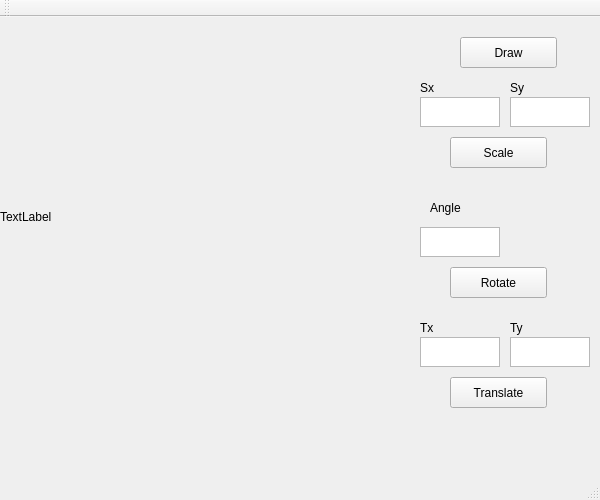
<?xml version="1.0" encoding="UTF-8"?>
<ui version="4.0">
 <class>MainWindow</class>
 <widget class="QMainWindow" name="MainWindow">
  <property name="geometry">
   <rect>
    <x>0</x>
    <y>0</y>
    <width>600</width>
    <height>500</height>
   </rect>
  </property>
  <property name="windowTitle">
   <string>MainWindow</string>
  </property>
  <widget class="QWidget" name="centralWidget">
   <widget class="QLabel" name="label">
    <property name="geometry">
     <rect>
      <x>0</x>
      <y>0</y>
      <width>400</width>
      <height>400</height>
     </rect>
    </property>
    <property name="text">
     <string>TextLabel</string>
    </property>
   </widget>
   <widget class="QPushButton" name="pushButton">
    <property name="geometry">
     <rect>
      <x>460</x>
      <y>20</y>
      <width>97</width>
      <height>31</height>
     </rect>
    </property>
    <property name="text">
     <string>Draw</string>
    </property>
   </widget>
   <widget class="QPlainTextEdit" name="Sx">
    <property name="geometry">
     <rect>
      <x>420</x>
      <y>80</y>
      <width>80</width>
      <height>30</height>
     </rect>
    </property>
   </widget>
   <widget class="QPlainTextEdit" name="Sy">
    <property name="geometry">
     <rect>
      <x>510</x>
      <y>80</y>
      <width>80</width>
      <height>30</height>
     </rect>
    </property>
   </widget>
   <widget class="QPushButton" name="scale_button">
    <property name="geometry">
     <rect>
      <x>450</x>
      <y>120</y>
      <width>97</width>
      <height>31</height>
     </rect>
    </property>
    <property name="text">
     <string>Scale</string>
    </property>
   </widget>
   <widget class="QLabel" name="label_2">
    <property name="geometry">
     <rect>
      <x>420</x>
      <y>60</y>
      <width>65</width>
      <height>21</height>
     </rect>
    </property>
    <property name="text">
     <string>Sx</string>
    </property>
   </widget>
   <widget class="QLabel" name="label_3">
    <property name="geometry">
     <rect>
      <x>510</x>
      <y>60</y>
      <width>65</width>
      <height>21</height>
     </rect>
    </property>
    <property name="text">
     <string>Sy</string>
    </property>
   </widget>
   <widget class="QLabel" name="label_4">
    <property name="geometry">
     <rect>
      <x>430</x>
      <y>180</y>
      <width>65</width>
      <height>21</height>
     </rect>
    </property>
    <property name="text">
     <string>Angle</string>
    </property>
   </widget>
   <widget class="QPlainTextEdit" name="angle">
    <property name="geometry">
     <rect>
      <x>420</x>
      <y>210</y>
      <width>80</width>
      <height>30</height>
     </rect>
    </property>
   </widget>
   <widget class="QPushButton" name="rotate_button">
    <property name="geometry">
     <rect>
      <x>450</x>
      <y>250</y>
      <width>97</width>
      <height>31</height>
     </rect>
    </property>
    <property name="text">
     <string>Rotate</string>
    </property>
   </widget>
   <widget class="QPushButton" name="translate_button">
    <property name="geometry">
     <rect>
      <x>450</x>
      <y>360</y>
      <width>97</width>
      <height>31</height>
     </rect>
    </property>
    <property name="text">
     <string>Translate</string>
    </property>
   </widget>
   <widget class="QPlainTextEdit" name="Tx">
    <property name="geometry">
     <rect>
      <x>420</x>
      <y>320</y>
      <width>80</width>
      <height>30</height>
     </rect>
    </property>
   </widget>
   <widget class="QPlainTextEdit" name="Ty">
    <property name="geometry">
     <rect>
      <x>510</x>
      <y>320</y>
      <width>80</width>
      <height>30</height>
     </rect>
    </property>
   </widget>
   <widget class="QLabel" name="label_5">
    <property name="geometry">
     <rect>
      <x>420</x>
      <y>300</y>
      <width>65</width>
      <height>21</height>
     </rect>
    </property>
    <property name="text">
     <string>Tx</string>
    </property>
   </widget>
   <widget class="QLabel" name="label_6">
    <property name="geometry">
     <rect>
      <x>510</x>
      <y>300</y>
      <width>65</width>
      <height>21</height>
     </rect>
    </property>
    <property name="text">
     <string>Ty</string>
    </property>
   </widget>
  </widget>
  <widget class="QToolBar" name="mainToolBar">
   <attribute name="toolBarArea">
    <enum>TopToolBarArea</enum>
   </attribute>
   <attribute name="toolBarBreak">
    <bool>false</bool>
   </attribute>
  </widget>
  <widget class="QStatusBar" name="statusBar"/>
 </widget>
 <layoutdefault spacing="6" margin="11"/>
 <resources/>
 <connections/>
</ui>
